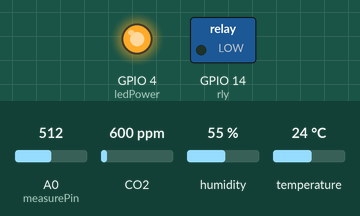
Simulated run of this sketch. Board: ESP8266 (NodeMCU). On the bench: switched loads named in the sketch (green lamp = pin HIGH), output pins drawn as LEDs (lit = HIGH). The inputs (shaded band) are chosen by the test bench; at power-on: A0 (measurePin) = 512, CO2 600 ppm, humidity 55 %, temperature 24 °C. WiFi joins after 1.5 s; servers stay silent unless stated; what the sketch prints to the serial monitor is not drawn.

Above: at 9.0 s.
At 18.1 s:
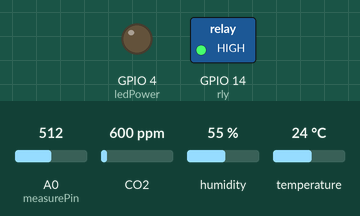
Timing chart, 0 to 25.2 s (numbered marks = the images above):
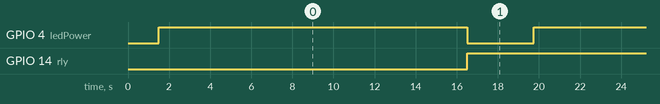

Measured:
- by itself, GPIO 4 (ledPower): alternates HIGH for 15.0 s and LOW for 3.2 s
- by itself, GPIO 14 (rly): alternates HIGH for 16.2 s and LOW for 2.0 s
- by itself, everything shown: repeats every 18.2 s, in 3 steps

The sketch:

AIR_QUALITY__NODE_MCU1.ino
```cpp
#include <DHT.h>  // Including library for dht
#include <ESP8266WiFi.h>
#include "MQ135.h"
String apiKey = "DH5E3Y7X0X1NB877";     //  Enter your Write API key from ThingSpeak
const char *ssid =  "innovation";     // replace with your wifi ssid and wpa2 key
const char *pass =  "latifwifi";
const char* server = "api.thingspeak.com";
#define DHTPIN 0          //pin where the dht11 is connected
DHT dht(DHTPIN, DHT11);
WiFiClient client;

#define rly 14
unsigned int samplingTime = 280;
unsigned int deltaTime = 40;
unsigned int sleepTime = 9680;

int measurePin = A0;
int ledPower = 4;

float voMeasured = 0;
float calcVoltage = 0;
float dustDensity = 0;

void setup()
{
        Serial.begin(9600); // Baudrate to display data on serial monitor
        dht.begin();
        pinMode(ledPower,OUTPUT);
        pinMode(rly,OUTPUT);
       Serial.println("Connecting to ");
       Serial.println(ssid);
       WiFi.begin(ssid, pass);

      while (WiFi.status() != WL_CONNECTED)
     {
            delay(500);
            Serial.print(".");
     }
      Serial.println("");
      Serial.println("WiFi connected");

}

void loop()
{
  voMeasured = analogRead(measurePin);
  delayMicroseconds(40);
  digitalWrite(ledPower,HIGH);
  delayMicroseconds(9680);

  calcVoltage = voMeasured*(5.0/1024);
  dustDensity = 0.17*calcVoltage-0.1;

  if ( dustDensity < 0)
  {
    dustDensity = 0.00;
  }

//  Serial.println("Raw Signal Value (0-1023):");
//  Serial.println(voMeasured);
//
//  Serial.println("Voltage:");
//  Serial.println(calcVoltage);

  Serial.print("Dust Density:");
  Serial.print(dustDensity);
  Serial.print("    Ug/m3");
  delay(1000);
  Serial.println();
  Serial.println();
  delay(12000);                       // wait for a second
  digitalWrite(rly, LOW);
  MQ135 gasSensor = MQ135(A0);
      float CO2 = gasSensor.getPPM();
      Serial.print("CO2: ");
      Serial.print(CO2);
      Serial.print("  PPM");
      Serial.println();
      Serial.println();
  delay(2000);
  digitalWrite(rly,HIGH);
  digitalWrite(ledPower,LOW);
  delayMicroseconds(280);


      float h = dht.readHumidity();
      float t = dht.readTemperature();


       if (isnan(h) || isnan(t))
                 {
                 Serial.println("Failed to read from DHT sensor!");
                 return;
                 }
        Serial.print("Temperature: ");
        Serial.print(t);
        Serial.print(" degrees Celcius ");
        Serial.println();
        Serial.println();
        Serial.print("Humidity : ");
        Serial.print(h);
        Serial.print(" %");
        Serial.println();
        Serial.println();
        delay(2000);
       if (client.connect(server,80))   //   "184.106.153.149" or api.thingspeak.com
                      {

                            String postStr = apiKey;
                             postStr +="&field1=";
                             postStr += String(t);
                             postStr +="&field2=";
                             postStr += String(h);
                             postStr +="&field3=";
                             postStr += String(CO2);
                             postStr +="&field4=";
                             postStr += String(dustDensity);
                             postStr += "\r\n\r\n";

                             client.print("POST /update HTTP/1.1\n");
                             client.print("Host: api.thingspeak.com\n");
                             client.print("Connection: close\n");
                             client.print("X-THINGSPEAKAPIKEY: "+apiKey+"\n");
                             client.print("Content-Type: application/x-www-form-urlencoded\n");
                             client.print("Content-Length: ");
                             client.print(postStr.length());
                             client.print("\n\n");
                             client.print(postStr);

                        }
         client.stop();

        Serial.println("Waiting...");

  // thingspeak needs minimum 15 sec delay between updates
  delay(1000);
}
```
